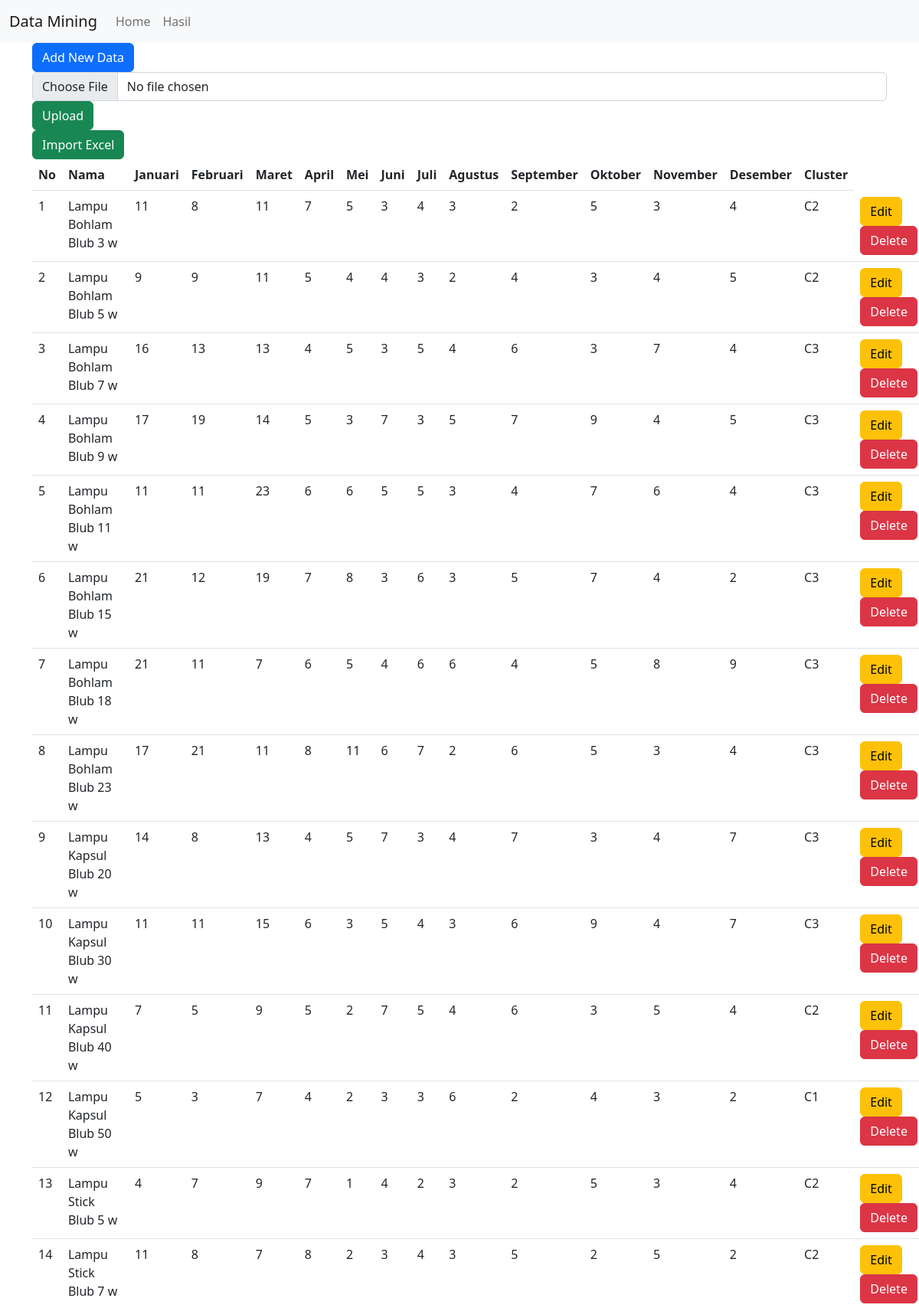
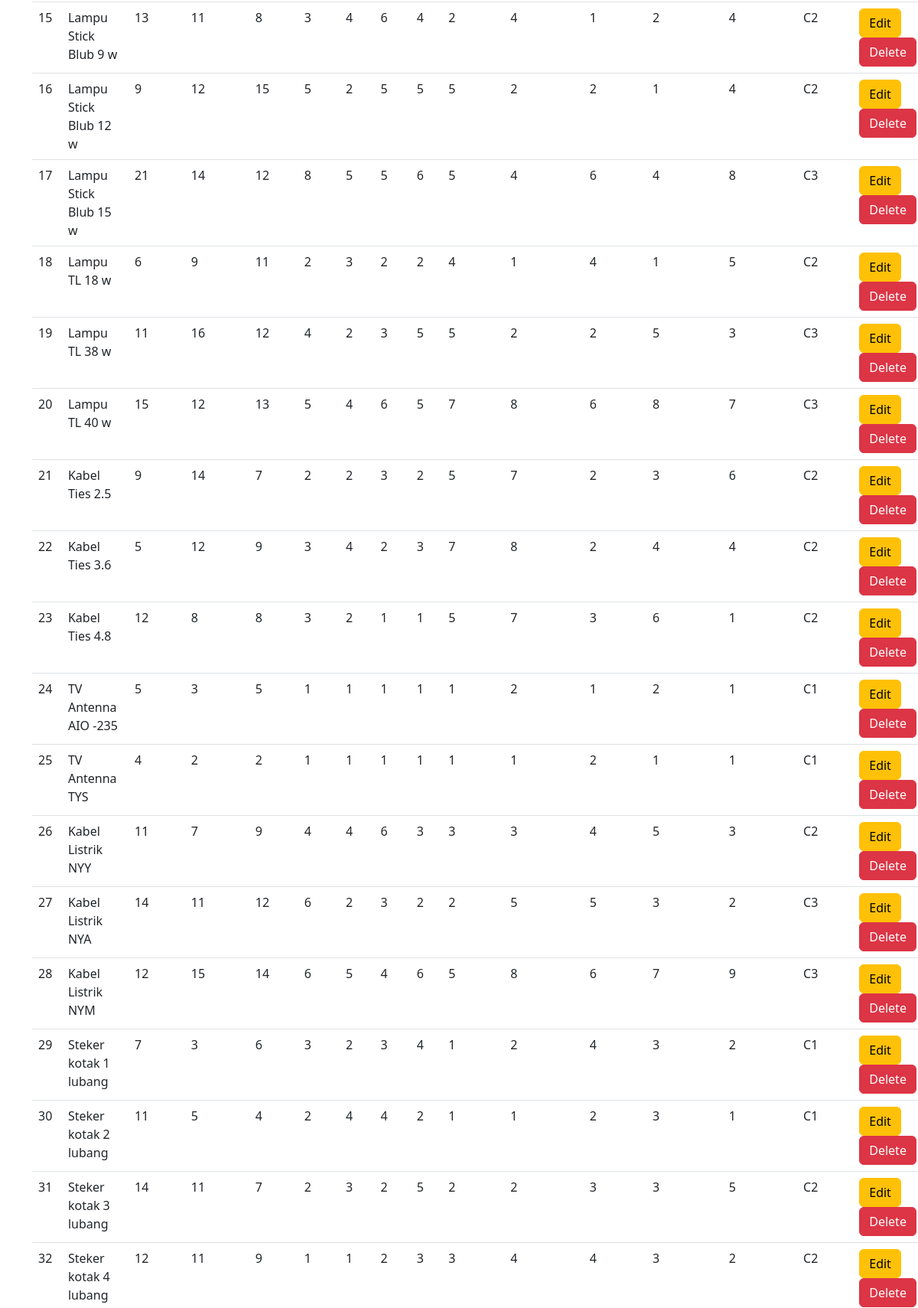
The app's page /home.php (upper part) with its own data (2 pictures, top to bottom).
### tables this page shows
CREATE TABLE `barang` (
  `id_barang` int(11) NOT NULL,
  `nama` varchar(255) DEFAULT NULL,
  `januari` int(10) DEFAULT NULL,
  `februari` int(10) DEFAULT NULL,
  `maret` int(10) DEFAULT NULL,
  `april` int(10) DEFAULT NULL,
  `mei` int(10) DEFAULT NULL,
  `juni` int(10) DEFAULT NULL,
  `juli` int(10) DEFAULT NULL,
  `agustus` int(10) DEFAULT NULL,
  `september` int(10) DEFAULT NULL,
  `oktober` int(10) DEFAULT NULL,
  `november` int(10) DEFAULT NULL,
  `desember` int(10) DEFAULT NULL,
  `cluster` varchar(5) DEFAULT NULL
);

### home.php (the view, shortened to what this page needs)
<!doctype html>
<html lang="en">
  <head>
    <link href="https://cdn.jsdelivr.net/npm/bootstrap@5.2.0-beta1/dist/css/bootstrap.min.css" rel="stylesheet">
  </head>
  <body>
    <nav class="navbar navbar-expand-lg bg-light">
        <div class="container-fluid">
          <a class="navbar-brand" href="skripsi.html">Data Mining</a>
          <div class="collapse navbar-collapse" id="navbarNav">
            <ul class="navbar-nav">
              <li class="nav-item">
                <a class="nav-link" aria-current="page" href="home.php">Home</a>
              </li>
              <li class="nav-item">
                <a class="nav-link" href="hasilcluster0.php">Hasil</a>
              </li>
            </ul>
          </div>
        </div>
      </nav>
      <div class="container">
        <a type="button" class="btn btn-primary" href="create.php">
          Add New Data
        </a>
       <form method="POST" action="import.php" enctype="multipart/form-data">
        <input type="file" name="file" class="form-control" required="required">
        <button type="submit" name="Submit" class="btn btn-success">Upload</button>
      </form>
        <a type="button" class="btn btn-success" href="import.php">Import Excel</a>
        <table class="table">
          <thead>
            <tr>
              <th scope="col">No</th>
              <th scope="col">Nama </th>
              <th scope="col">Januari</th>
              <th scope="col">Februari</th>
              <th scope="col">Maret</th>
              <th scope="col">April</th>
              <th scope="col">Mei</th>
              <th scope="col">Juni</th>
              <th scope="col">Juli</th>
              <th scope="col">Agustus</th>
              <th scope="col">September</th>
              <th scope="col">Oktober</th>
              <th scope="col">November</th>
              <th scope="col">Desember</th>
              <th scope="col">Cluster</th>
            </tr>
          </thead>
          <?php
          include "koneksi.php";
          $sql="select * from barang order by id_barang asc";
          $hasil = mysqli_query($kon,$sql);
          $no=0;
          while ($data=mysqli_fetch_array($hasil)){
            $no++;
            ?>
            <tbody>
            <tr>
              <td><?php echo $no;?></td>
              <td><?php echo $data["nama"];?></td>
              <td><?php echo $data["januari"];?></td>
              <td><?php echo $data["februari"];?></td>
              <td><?php echo $data["maret"];?></td>
              <td><?php echo $data["april"];?></td>
              <td><?php echo $data["mei"];?></td>
              <td><?php echo $data["juni"];?></td>
              <td><?php echo $data["juli"];?></td>
              <td><?php echo $data["agustus"];?></td>
              <td><?php echo $data["september"];?></td>
              <td><?php echo $data["oktober"];?></td>
              <td><?php echo $data["november"];?></td>
              <td><?php echo $data["desember"];?></td>
              <td><?php echo $data["cluster"];?></td>
              <td>
              <a href="update.php?id_barang=<?php echo htmlspecialchars($data["id_barang"]);?>" class="btn btn-warning" role="button">Edit</a>
              <a href="<?php echo htmlspecialchars($_SERVER["PHP_SELF"]);?>?id_barang=<?php echo $data['id_barang'];?>"class="btn btn-danger" role="button" >Delete</a>
              </td>
            </tr>
            </tbody>
            <?php
            }
            ?>
        </table>
      </div>
  </body>
</html>

### records on screen
barang: nama "Lampu Bohlam Blub 3 w", januari "11", februari "8", maret "11", april "7", mei "5", juni "3", juli "4", agustus "3", september "2", oktober "5", november "3", desember "4", cluster "C2"
barang: nama "Lampu Bohlam Blub 5 w", januari "9", februari "9", maret "11", april "5", mei "4", juni "4", juli "3", agustus "2", september "4", oktober "3", november "4", desember "5", cluster "C2"
barang: nama "Lampu Bohlam Blub 7 w", januari "16", februari "13", maret "13", april "4", mei "5", juni "3", juli "5", agustus "4", september "6", oktober "3", november "7", desember "4", cluster "C3"
barang: nama "Lampu Bohlam Blub 9 w", januari "17", februari "19", maret "14", april "5", mei "3", juni "7", juli "3", agustus "5", september "7", oktober "9", november "4", desember "5", cluster "C3"
barang: nama "Lampu Bohlam Blub 11 w", januari "11", februari "11", maret "23", april "6", mei "6", juni "5", juli "5", agustus "3", september "4", oktober "7", november "6", desember "4", cluster "C3"
barang: nama "Lampu Bohlam Blub 15 w", januari "21", februari "12", maret "19", april "7", mei "8", juni "3", juli "6", agustus "3", september "5", oktober "7", november "4", desember "2", cluster "C3"
barang: nama "Lampu Bohlam Blub 18 w", januari "21", februari "11", maret "7", april "6", mei "5", juni "4", juli "6", agustus "6", september "4", oktober "5", november "8", desember "9", cluster "C3"
barang: nama "Lampu Bohlam Blub 23 w", januari "17", februari "21", maret "11", april "8", mei "11", juni "6", juli "7", agustus "2", september "6", oktober "5", november "3", desember "4", cluster "C3"
barang: nama "Lampu Kapsul Blub 20 w", januari "14", februari "8", maret "13", april "4", mei "5", juni "7", juli "3", agustus "4", september "7", oktober "3", november "4", desember "7", cluster "C3"
barang: nama "Lampu Kapsul Blub 30 w", januari "11", februari "11", maret "15", april "6", mei "3", juni "5", juli "4", agustus "3", september "6", oktober "9", november "4", desember "7", cluster "C3"
barang: nama "Lampu Kapsul Blub 40 w", januari "7", februari "5", maret "9", april "5", mei "2", juni "7", juli "5", agustus "4", september "6", oktober "3", november "5", desember "4", cluster "C2"
barang: nama "Lampu Kapsul Blub 50 w", januari "5", februari "3", maret "7", april "4", mei "2", juni "3", juli "3", agustus "6", september "2", oktober "4", november "3", desember "2", cluster "C1"
barang: nama "Lampu Stick Blub 5 w", januari "4", februari "7", maret "9", april "7", mei "1", juni "4", juli "2", agustus "3", september "2", oktober "5", november "3", desember "4", cluster "C2"
barang: nama "Lampu Stick Blub 7 w", januari "11", februari "8", maret "7", april "8", mei "2", juni "3", juli "4", agustus "3", september "5", oktober "2", november "5", desember "2", cluster "C2"
barang: nama "Lampu Stick Blub 9 w", januari "13", februari "11", maret "8", april "3", mei "4", juni "6", juli "4", agustus "2", september "4", oktober "1", november "2", desember "4", cluster "C2"
barang: nama "Lampu Stick Blub 12 w", januari "9", februari "12", maret "15", april "5", mei "2", juni "5", juli "5", agustus "5", september "2", oktober "2", november "1", desember "4", cluster "C2"
barang: nama "Lampu Stick Blub 15 w", januari "21", februari "14", maret "12", april "8", mei "5", juni "5", juli "6", agustus "5", september "4", oktober "6", november "4", desember "8", cluster "C3"
barang: nama "Lampu TL 18 w", januari "6", februari "9", maret "11", april "2", mei "3", juni "2", juli "2", agustus "4", september "1", oktober "4", november "1", desember "5", cluster "C2"
barang: nama "Lampu TL 38 w", januari "11", februari "16", maret "12", april "4", mei "2", juni "3", juli "5", agustus "5", september "2", oktober "2", november "5", desember "3", cluster "C3"
barang: nama "Lampu TL 40 w", januari "15", februari "12", maret "13", april "5", mei "4", juni "6", juli "5", agustus "7", september "8", oktober "6", november "8", desember "7", cluster "C3"
barang: nama "Kabel Ties 2.5", januari "9", februari "14", maret "7", april "2", mei "2", juni "3", juli "2", agustus "5", september "7", oktober "2", november "3", desember "6", cluster "C2"
barang: nama "Kabel Ties 3.6", januari "5", februari "12", maret "9", april "3", mei "4", juni "2", juli "3", agustus "7", september "8", oktober "2", november "4", desember "4", cluster "C2"
barang: nama "Kabel Ties 4.8", januari "12", februari "8", maret "8", april "3", mei "2", juni "1", juli "1", agustus "5", september "7", oktober "3", november "6", desember "1", cluster "C2"
barang: nama "TV Antenna AIO -235", januari "5", februari "3", maret "5", april "1", mei "1", juni "1", juli "1", agustus "1", september "2", oktober "1", november "2", desember "1", cluster "C1"
barang: nama "TV Antenna TYS", januari "4", februari "2", maret "2", april "1", mei "1", juni "1", juli "1", agustus "1", september "1", oktober "2", november "1", desember "1", cluster "C1"
barang: nama "Kabel Listrik NYY", januari "11", februari "7", maret "9", april "4", mei "4", juni "6", juli "3", agustus "3", september "3", oktober "4", november "5", desember "3", cluster "C2"
barang: nama "Kabel Listrik NYA", januari "14", februari "11", maret "12", april "6", mei "2", juni "3", juli "2", agustus "2", september "5", oktober "5", november "3", desember "2", cluster "C3"
barang: nama "Kabel Listrik NYM", januari "12", februari "15", maret "14", april "6", mei "5", juni "4", juli "6", agustus "5", september "8", oktober "6", november "7", desember "9", cluster "C3"
barang: nama "Steker kotak 1 lubang", januari "7", februari "3", maret "6", april "3", mei "2", juni "3", juli "4", agustus "1", september "2", oktober "4", november "3", desember "2", cluster "C1"
barang: nama "Steker kotak 2 lubang", januari "11", februari "5", maret "4", april "2", mei "4", juni "4", juli "2", agustus "1", september "1", oktober "2", november "3", desember "1", cluster "C1"
barang: nama "Steker kotak 3 lubang", januari "14", februari "11", maret "7", april "2", mei "3", juni "2", juli "5", agustus "2", september "2", oktober "3", november "3", desember "5", cluster "C2"
barang: nama "Steker kotak 4 lubang", januari "12", februari "11", maret "9", april "1", mei "1", juni "2", juli "3", agustus "3", september "4", oktober "4", november "3", desember "2", cluster "C2"
